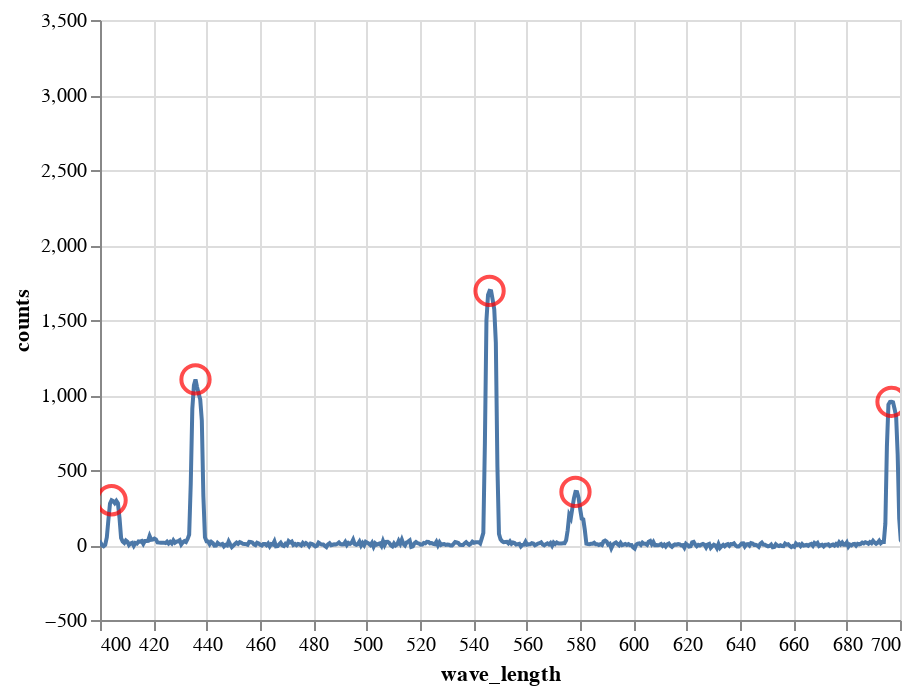

This figure's notebook cell:
### Code cell
spectrum = pd.DataFrame({
    'wave_length': wave_length,
    'counts': counts
})
spectrum['color'] = spectrum.wave_length.apply(wavelength_to_rgb).apply( rgb2hex )

graph = alt.Chart(spectrum).mark_line().encode(
    x=alt.X('wave_length', scale=alt.Scale(domain=[400, 700])),
    y=alt.Y('counts'),
    tooltip=['wave_length', 'counts']
).interactive();

callout = alt.Chart(spectrum.iloc[peaks]).mark_point(
    color='red', size=200, tooltip="Tooltip text here"
).encode(
    x='wave_length',
    y='counts'
);

graph + callout

### Figure 1 — Vega-Lite specification as saved in the notebook (floating-point values rounded to 4 significant figures; data arrays with more than 128 entries replaced by an {"elided": "..."} marker saying what was removed)
{"config": {"view": {"continuousWidth": 400, "continuousHeight": 300}}, "layer": [{"data": {"name": "data-25e3772fdb2d5f029be7583ad12ccee8"}, "mark": "line", "encoding": {"tooltip": [{"field": "wave_length", "type": "quantitative"}, {"field": "counts", "type": "quantitative"}], "x": {"field": "wave_length", "scale": {"domain": [400, 700]}, "type": "quantitative"}, "y": {"field": "counts", "type": "quantitative"}}, "selection": {"selector001": {"type": "interval", "bind": "scales", "encodings": ["x", "y"]}}}, {"data": {"name": "data-defb6af427094421f3d231729cadbaeb"}, "mark": {"type": "point", "color": "red", "size": 200, "tooltip": "Tooltip text here"}, "encoding": {"x": {"field": "wave_length", "type": "quantitative"}, "y": {"field": "counts", "type": "quantitative"}}}], "$schema": "https://vega.github.io/schema/vega-lite/v4.17.0.json", "datasets": {"data-25e3772fdb2d5f029be7583ad12ccee8": {"elided": "1602 records"}, "data-defb6af427094421f3d231729cadbaeb": [{"wave_length": 365.6, "counts": 348.7, "color": "#610061"}, {"wave_length": 404.3, "counts": 298.2, "color": "#6d00a5"}, {"wave_length": 435.8, "counts": 1104.0, "color": "#1d00f4"}, {"wave_length": 546.1, "counts": 1694.0, "color": "#96ff00"}, {"wave_length": 578.3, "counts": 353.8, "color": "#faff00"}, {"wave_length": 696.8, "counts": 954.4, "color": "#b50000"}, {"wave_length": 707.2, "counts": 505.9, "color": "#a60000"}, {"wave_length": 726.8, "counts": 212.8, "color": "#870000"}, {"wave_length": 738.9, "counts": 810.4, "color": "#740000"}, {"wave_length": 750.9, "counts": 1706.0, "color": "#610000"}, {"wave_length": 764.1, "counts": 3443.0, "color": "#610000"}, {"wave_length": 772.7, "counts": 1172.0, "color": "#610000"}, {"wave_length": 795.5, "counts": 781.2, "color": "#610000"}, {"wave_length": 801.2, "counts": 1335.0, "color": "#610000"}, {"wave_length": 811.5, "counts": 3100.0, "color": "#610000"}, {"wave_length": 826.2, "counts": 578.7, "color": "#610000"}, {"wave_length": 842.1, "counts": 1788.0, "color": "#610000"}, {"wave_length": 851.8, "counts": 419.9, "color": "#610000"}, {"wave_length": 912.1, "counts": 1059.0, "color": "#610000"}, {"wave_length": 923.3, "counts": 220.8, "color": "#610000"}]}}
